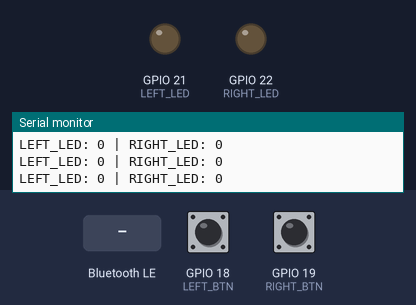
This sketch was run on a simulated ESP32. Shown: output pins drawn as LEDs (lit = HIGH), the last lines printed to the serial monitor. Dashed ring = blinking. The test bench sets the inputs (shaded band); at power-on: GPIO 18 (LEFT_BTN) HIGH, GPIO 19 (RIGHT_BTN) HIGH. Nothing arrives over Bluetooth unless stated; a phone connects over Bluetooth LE 3 s after start.

Above: at 1.2 s.
1.3 s: Bluetooth LE write "HAZARD" received
At 2.85 s:
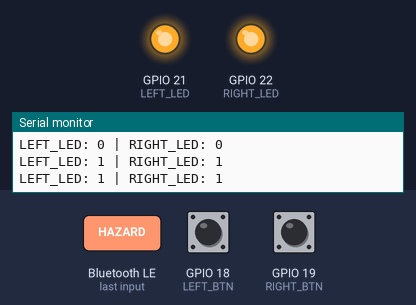
4.3 s: Bluetooth LE write "LEFT" received
At 4.65 s:
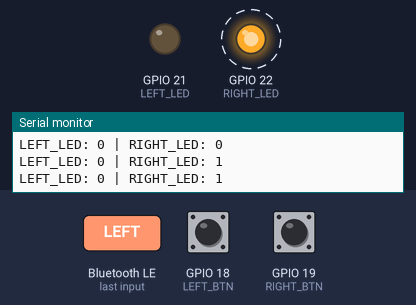
7.3 s: Bluetooth LE write "RIGHT" received
At 7.65 s:
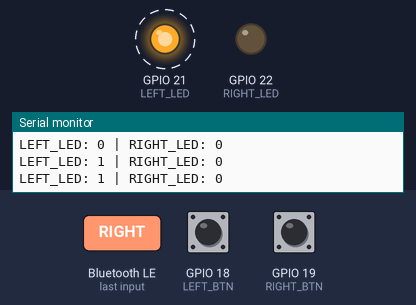
Timing chart, 0 to 16.3 s (numbered marks = the images above; inputs shaded):
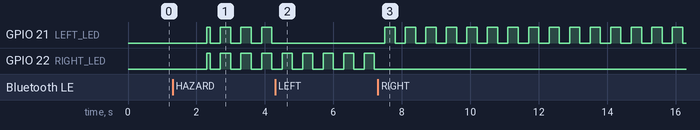

The sketch:

IndicatorControl.ino
```cpp
#include <BLEDevice.h>
#include <BLEUtils.h>
#include <BLEServer.h>
#include "indicator_model.h"  // Your generated Simulink logic

#define LEFT_LED 21
#define RIGHT_LED 22
#define LEFT_BTN 18
#define RIGHT_BTN 19

// BLE control flags
bool ble_left = false;
bool ble_right = false;
bool ble_hazard = false;

unsigned long lastTick = 0;

// BLE callback class
class MyCallbacks : public BLECharacteristicCallbacks {
  void onWrite(BLECharacteristic *pCharacteristic) {
    String value = pCharacteristic->getValue().c_str(); // Use Arduino String

    value.trim(); // Removes \r and \n

    Serial.print("BLE Command: ");
    Serial.println(value);

    if (value == "LEFT") {
      ble_left = true; ble_right = false; ble_hazard = false;
      Serial.println("BLE: LEFT mode");
    } else if (value == "RIGHT") {
      ble_right = true; ble_left = false; ble_hazard = false;
      Serial.println("BLE: RIGHT mode");
    } else if (value == "HAZARD") {
      ble_hazard = true; ble_left = false; ble_right = false;
      Serial.println("BLE: HAZARD mode");
    } else if (value == "OFF") {
      ble_left = ble_right = ble_hazard = false;
      Serial.println("BLE: OFF");
    } else {
      Serial.println("BLE: Unknown command");
    }
  }
};

void setupBLE() {
  BLEDevice::init("ESP32_Indicator");
  BLEServer *pServer = BLEDevice::createServer();
  BLEService *pService = pServer->createService("12345678-1234-1234-1234-1234567890ab");

  BLECharacteristic *pCharacteristic = pService->createCharacteristic(
    "abcdef01-1234-1234-1234-abcdefabcdef",
    BLECharacteristic::PROPERTY_WRITE
  );

  pCharacteristic->setCallbacks(new MyCallbacks());
  pCharacteristic->setValue("ready");

  pService->start();
  pServer->getAdvertising()->start();

  Serial.println("BLE service started...");
}

void setup() {
  Serial.begin(115200);
  pinMode(LEFT_LED, OUTPUT);
  pinMode(RIGHT_LED, OUTPUT);
  pinMode(LEFT_BTN, INPUT_PULLUP);
  pinMode(RIGHT_BTN, INPUT_PULLUP);
  setupBLE();
  indicator_model_initialize();
}

void loop() {
  unsigned long now = millis();

  if (now - lastTick >= 100) {
    lastTick = now;

    bool leftBtnState = digitalRead(LEFT_BTN) == LOW;
    bool rightBtnState = digitalRead(RIGHT_BTN) == LOW;

    // BLE overrides button input
    if (ble_left) {
      leftBtnState = true; rightBtnState = false;
    } else if (ble_right) {
      leftBtnState = false; rightBtnState = true;
    } else if (ble_hazard) {
      leftBtnState = true; rightBtnState = true;
    }

    bool leftLED = false;
    bool rightLED = false;
    indicator_model_step(leftBtnState, rightBtnState, &leftLED, &rightLED);

    digitalWrite(LEFT_LED, leftLED ? HIGH : LOW);
    digitalWrite(RIGHT_LED, rightLED ? HIGH : LOW);

    Serial.print("LEFT_LED: ");
    Serial.print(leftLED);
    Serial.print(" | RIGHT_LED: ");
    Serial.println(rightLED);
  }
}
```

indicator_model.cpp
```cpp
#include "indicator_model.h"

static bool leftMode = false;
static bool rightMode = false;
static bool hazardMode = false;
static int leftHoldCount = 0;
static int rightHoldCount = 0;
static int blinkCounter = 0;
static bool ledToggle = false;

void indicator_model_initialize(void) {
    leftMode = rightMode = hazardMode = false;
    leftHoldCount = rightHoldCount = blinkCounter = 0;
    ledToggle = false;
}

void indicator_model_step(bool leftButton, bool rightButton, bool *leftLED, bool *rightLED) {
    // Handle 1s button hold (assuming 100ms step)
    if (leftButton) {
        if (leftHoldCount < 10) leftHoldCount++;
    } else {
        if (leftHoldCount >= 10) {
            if (hazardMode) { hazardMode = false; leftMode = true; rightMode = false; }
            else if (rightMode) { rightMode = false; leftMode = true; }
            else if (leftMode) { leftMode = false; }
            else { leftMode = true; }
        }
        leftHoldCount = 0;
    }

    if (rightButton) {
        if (rightHoldCount < 10) rightHoldCount++;
    } else {
        if (rightHoldCount >= 10) {
            if (hazardMode) { hazardMode = false; rightMode = true; leftMode = false; }
            else if (leftMode) { leftMode = false; rightMode = true; }
            else if (rightMode) { rightMode = false; }
            else { rightMode = true; }
        }
        rightHoldCount = 0;
    }

    // Hazard activation
    if (leftButton && rightButton) {
        if (leftHoldCount >= 10 && rightHoldCount >= 10) {
            hazardMode = true;
            leftMode = false;
            rightMode = false;
        }
    }

    // Blinking every 300ms (3 x 100ms steps)
    blinkCounter++;
    if (blinkCounter >= 3) {
        ledToggle = !ledToggle;
        blinkCounter = 0;
    }

    // Output logic
    *leftLED = (leftMode || hazardMode) ? ledToggle : false;
    *rightLED = (rightMode || hazardMode) ? ledToggle : false;
}
```

indicator_model.h
```cpp
#ifndef INDICATOR_MODEL_H_
#define INDICATOR_MODEL_H_

#include <stdbool.h>

void indicator_model_initialize(void);
void indicator_model_step(bool leftButton, bool rightButton, bool *leftLED, bool *rightLED);

#endif
```

Measured:
- after the input at 1.3 s, GPIO 21 (LEFT_LED), GPIO 22 (RIGHT_LED): LOW → HIGH after 1.0 s, then repeats every 0.60 s: LOW 0.30 s, HIGH 0.30 s
- after the input at 4.3 s, GPIO 21 (LEFT_LED): stops changing and stays LOW
- after the input at 7.3 s, GPIO 21 (LEFT_LED): alternates HIGH for 0.30 s and LOW for 0.30 s, starting after 0.20 s; GPIO 22 (RIGHT_LED): stops changing and stays LOW
